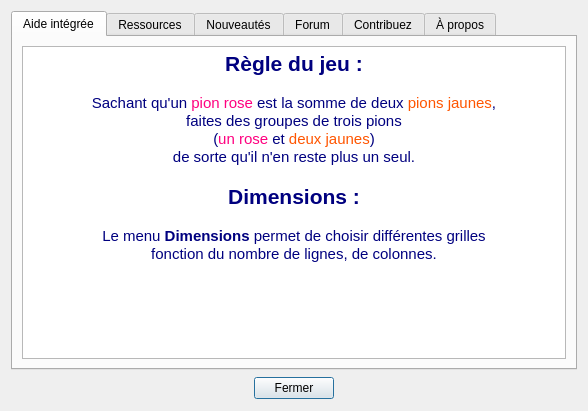
<?xml version="1.0" encoding="UTF-8"?>
<ui version="4.0">
 <class>AbulEduAproposV0</class>
 <widget class="QDialog" name="AbulEduAproposV0">
  <property name="geometry">
   <rect>
    <x>0</x>
    <y>0</y>
    <width>588</width>
    <height>411</height>
   </rect>
  </property>
  <property name="windowTitle">
   <string>A Propos du logiciel</string>
  </property>
  <layout class="QVBoxLayout" name="verticalLayout">
   <item>
    <widget class="QTabWidget" name="tabWidget">
     <property name="mouseTracking">
      <bool>false</bool>
     </property>
     <property name="currentIndex">
      <number>0</number>
     </property>
     <widget class="QWidget" name="tabAide">
      <attribute name="title">
       <string>Aide intégrée</string>
      </attribute>
      <layout class="QGridLayout" name="gridLayout_5">
       <item row="0" column="0">
        <layout class="QGridLayout" name="gridAide">
         <item row="0" column="0">
          <widget class="QTextBrowser" name="textAide">
           <property name="sizeIncrement">
            <size>
             <width>0</width>
             <height>5</height>
            </size>
           </property>
           <property name="html">
            <string>&lt;!DOCTYPE HTML PUBLIC &quot;-//W3C//DTD HTML 4.0//EN&quot; &quot;http://www.w3.org/TR/REC-html40/strict.dtd&quot;&gt;
&lt;html&gt;&lt;head&gt;&lt;meta name=&quot;qrichtext&quot; content=&quot;1&quot; /&gt;&lt;title&gt;Aide Calculette&lt;/title&gt;&lt;style type=&quot;text/css&quot;&gt;
p, li { white-space: pre-wrap; }
&lt;/style&gt;&lt;/head&gt;&lt;body style=&quot; font-family:'Ubuntu'; font-size:11pt; font-weight:400; font-style:normal;&quot;&gt;
&lt;table border=&quot;0&quot; style=&quot;-qt-table-type: root; margin-top:4px; margin-bottom:4px; margin-left:4px; margin-right:4px;&quot;&gt;
&lt;tr&gt;
&lt;td style=&quot;border: none;&quot;&gt;
&lt;p align=&quot;center&quot; style=&quot; margin-top:0px; margin-bottom:0px; margin-left:0px; margin-right:0px; -qt-block-indent:0; text-indent:0px;&quot;&gt;&lt;span style=&quot; font-size:16pt; font-weight:600; color:#00007f;&quot;&gt;Règle du jeu :&lt;/span&gt;&lt;/p&gt;
&lt;p align=&quot;center&quot; style=&quot;-qt-paragraph-type:empty; margin-top:0px; margin-bottom:0px; margin-left:0px; margin-right:0px; -qt-block-indent:0; text-indent:0px; color:#00007f;&quot;&gt;&lt;/p&gt;
&lt;p align=&quot;center&quot; style=&quot; margin-top:0px; margin-bottom:0px; margin-left:0px; margin-right:0px; -qt-block-indent:0; text-indent:0px;&quot;&gt;&lt;span style=&quot; color:#00007f;&quot;&gt;Sachant qu'un &lt;/span&gt;&lt;span style=&quot; color:#ff007f;&quot;&gt;pion rose&lt;/span&gt;&lt;span style=&quot; color:#00007f;&quot;&gt; est la somme de deux &lt;/span&gt;&lt;span style=&quot; color:#ff5500;&quot;&gt;pions jaunes&lt;/span&gt;&lt;span style=&quot; color:#00007f;&quot;&gt;,&lt;/span&gt;&lt;/p&gt;
&lt;p align=&quot;center&quot; style=&quot; margin-top:0px; margin-bottom:0px; margin-left:0px; margin-right:0px; -qt-block-indent:0; text-indent:0px;&quot;&gt;&lt;span style=&quot; color:#00007f;&quot;&gt;faites des groupes de trois pions&lt;/span&gt;&lt;/p&gt;
&lt;p align=&quot;center&quot; style=&quot; margin-top:0px; margin-bottom:0px; margin-left:0px; margin-right:0px; -qt-block-indent:0; text-indent:0px;&quot;&gt;&lt;span style=&quot; color:#00007f;&quot;&gt;(&lt;/span&gt;&lt;span style=&quot; color:#ff007f;&quot;&gt;un rose&lt;/span&gt;&lt;span style=&quot; color:#00007f;&quot;&gt; et &lt;/span&gt;&lt;span style=&quot; color:#ff5500;&quot;&gt;deux jaunes&lt;/span&gt;&lt;span style=&quot; color:#00007f;&quot;&gt;)&lt;/span&gt;&lt;/p&gt;
&lt;p align=&quot;center&quot; style=&quot; margin-top:0px; margin-bottom:0px; margin-left:0px; margin-right:0px; -qt-block-indent:0; text-indent:0px;&quot;&gt;&lt;span style=&quot; color:#00007f;&quot;&gt;de sorte qu'il n'en reste plus un seul.&lt;/span&gt;&lt;/p&gt;
&lt;p align=&quot;center&quot; style=&quot;-qt-paragraph-type:empty; margin-top:0px; margin-bottom:0px; margin-left:0px; margin-right:0px; -qt-block-indent:0; text-indent:0px; color:#00007f;&quot;&gt;&lt;/p&gt;
&lt;p align=&quot;center&quot; style=&quot; margin-top:0px; margin-bottom:0px; margin-left:0px; margin-right:0px; -qt-block-indent:0; text-indent:0px;&quot;&gt;&lt;span style=&quot; font-size:16pt; font-weight:600; color:#00007f;&quot;&gt;Dimensions :&lt;/span&gt;&lt;/p&gt;
&lt;p align=&quot;center&quot; style=&quot;-qt-paragraph-type:empty; margin-top:0px; margin-bottom:0px; margin-left:0px; margin-right:0px; -qt-block-indent:0; text-indent:0px; color:#00007f;&quot;&gt;&lt;/p&gt;
&lt;p align=&quot;center&quot; style=&quot; margin-top:0px; margin-bottom:0px; margin-left:0px; margin-right:0px; -qt-block-indent:0; text-indent:0px;&quot;&gt;&lt;span style=&quot; color:#00007f;&quot;&gt;Le menu &lt;/span&gt;&lt;span style=&quot; font-weight:600; color:#00007f;&quot;&gt;Dimensions&lt;/span&gt;&lt;span style=&quot; color:#00007f;&quot;&gt; permet de choisir différentes grilles&lt;/span&gt;&lt;/p&gt;
&lt;p align=&quot;center&quot; style=&quot; margin-top:0px; margin-bottom:0px; margin-left:0px; margin-right:0px; -qt-block-indent:0; text-indent:0px;&quot;&gt;&lt;span style=&quot; color:#00007f;&quot;&gt;fonction du nombre de lignes, de colonnes.&lt;/span&gt;&lt;/p&gt;&lt;/td&gt;&lt;/tr&gt;&lt;/table&gt;&lt;/body&gt;&lt;/html&gt;</string>
           </property>
           <property name="searchPaths">
            <stringlist/>
           </property>
           <property name="openExternalLinks">
            <bool>true</bool>
           </property>
          </widget>
         </item>
        </layout>
       </item>
      </layout>
     </widget>
     <widget class="QWidget" name="tabRessources">
      <attribute name="title">
       <string>Ressources</string>
      </attribute>
      <layout class="QGridLayout" name="gridLayout_3">
       <item row="0" column="0">
        <layout class="QGridLayout" name="gridLayout_2">
         <item row="0" column="0">
          <widget class="QTextBrowser" name="textAide_2">
           <property name="sizeIncrement">
            <size>
             <width>0</width>
             <height>5</height>
            </size>
           </property>
           <property name="html">
            <string>&lt;!DOCTYPE HTML PUBLIC &quot;-//W3C//DTD HTML 4.0//EN&quot; &quot;http://www.w3.org/TR/REC-html40/strict.dtd&quot;&gt;
&lt;html&gt;&lt;head&gt;&lt;meta name=&quot;qrichtext&quot; content=&quot;1&quot; /&gt;&lt;title&gt;Aide Calculette&lt;/title&gt;&lt;style type=&quot;text/css&quot;&gt;
p, li { white-space: pre-wrap; }
&lt;/style&gt;&lt;/head&gt;&lt;body style=&quot; font-family:'Ubuntu'; font-size:11pt; font-weight:400; font-style:normal;&quot;&gt;
&lt;table border=&quot;0&quot; style=&quot;-qt-table-type: root; margin-top:4px; margin-bottom:4px; margin-left:4px; margin-right:4px;&quot;&gt;
&lt;tr&gt;
&lt;td style=&quot;border: none;&quot;&gt;
&lt;p style=&quot; margin-top:0px; margin-bottom:0px; margin-left:0px; margin-right:0px; -qt-block-indent:0; text-indent:0px;&quot;&gt;&lt;span style=&quot; font-family:'DejaVu Sans';&quot;&gt;Le flux RSS en provenance de libre pedagosite sera automatiquement téléchargé lors du lancement de l'application, ne touchez à rien de cette fenêtre.&lt;/span&gt;&lt;/p&gt;
&lt;p style=&quot;-qt-paragraph-type:empty; margin-top:0px; margin-bottom:0px; margin-left:0px; margin-right:0px; -qt-block-indent:0; text-indent:0px; font-family:'DejaVu Sans';&quot;&gt;&lt;/p&gt;
&lt;p style=&quot; margin-top:0px; margin-bottom:0px; margin-left:0px; margin-right:0px; -qt-block-indent:0; text-indent:0px;&quot;&gt;&lt;span style=&quot; font-family:'DejaVu Sans';&quot;&gt;Exemple: http://libre.pedagosite.net/search/leterrier-tierce&lt;/span&gt;&lt;/p&gt;&lt;/td&gt;&lt;/tr&gt;&lt;/table&gt;&lt;/body&gt;&lt;/html&gt;</string>
           </property>
           <property name="searchPaths">
            <stringlist/>
           </property>
           <property name="openExternalLinks">
            <bool>true</bool>
           </property>
          </widget>
         </item>
        </layout>
       </item>
      </layout>
     </widget>
     <widget class="QWidget" name="tabNews">
      <property name="enabled">
       <bool>true</bool>
      </property>
      <attribute name="title">
       <string>Nouveautés</string>
      </attribute>
      <layout class="QGridLayout" name="gridLayout_4">
       <item row="0" column="0">
        <layout class="QGridLayout" name="gridNews">
         <item row="0" column="0">
          <widget class="QTextBrowser" name="textNews">
           <property name="styleSheet">
            <string notr="true">h1{color: rgb(255, 0, 0);}</string>
           </property>
           <property name="html">
            <string>&lt;!DOCTYPE HTML PUBLIC &quot;-//W3C//DTD HTML 4.0//EN&quot; &quot;http://www.w3.org/TR/REC-html40/strict.dtd&quot;&gt;
&lt;html&gt;&lt;head&gt;&lt;meta name=&quot;qrichtext&quot; content=&quot;1&quot; /&gt;&lt;style type=&quot;text/css&quot;&gt;
p, li { white-space: pre-wrap; }
&lt;/style&gt;&lt;/head&gt;&lt;body style=&quot; font-family:'Ubuntu'; font-size:11pt; font-weight:400; font-style:normal;&quot;&gt;
&lt;table border=&quot;0&quot; style=&quot;-qt-table-type: root; margin-top:4px; margin-bottom:4px; margin-left:4px; margin-right:4px;&quot;&gt;
&lt;tr&gt;
&lt;td style=&quot;border: none;&quot;&gt;
&lt;p style=&quot; margin-top:0px; margin-bottom:0px; margin-left:0px; margin-right:0px; -qt-block-indent:0; text-indent:0px;&quot;&gt;&lt;span style=&quot; font-family:'DejaVu Sans';&quot;&gt;Le flux RSS en provenance du redmine sera automatiquement téléchargé lors du lancement de l'application, ne touchez à rien de cette fenêtre.&lt;/span&gt;&lt;/p&gt;
&lt;p style=&quot;-qt-paragraph-type:empty; margin-top:0px; margin-bottom:0px; margin-left:0px; margin-right:0px; -qt-block-indent:0; text-indent:0px; font-family:'DejaVu Sans';&quot;&gt;&lt;/p&gt;
&lt;p style=&quot; margin-top:0px; margin-bottom:0px; margin-left:0px; margin-right:0px; -qt-block-indent:0; text-indent:0px;&quot;&gt;&lt;span style=&quot; font-family:'DejaVu Sans';&quot;&gt;Exemple: http://redmine.ryxeo.com/projects/leterrier-tierce/news&lt;/span&gt;&lt;/p&gt;&lt;/td&gt;&lt;/tr&gt;&lt;/table&gt;&lt;/body&gt;&lt;/html&gt;</string>
           </property>
           <property name="openExternalLinks">
            <bool>true</bool>
           </property>
          </widget>
         </item>
        </layout>
       </item>
      </layout>
     </widget>
     <widget class="QWidget" name="tabForum">
      <attribute name="title">
       <string>Forum</string>
      </attribute>
      <layout class="QGridLayout" name="gridLayout_6">
       <item row="0" column="0">
        <layout class="QGridLayout" name="gridForum">
         <item row="0" column="0" colspan="2">
          <widget class="QTextBrowser" name="textForum">
           <property name="html">
            <string>&lt;!DOCTYPE HTML PUBLIC &quot;-//W3C//DTD HTML 4.0//EN&quot; &quot;http://www.w3.org/TR/REC-html40/strict.dtd&quot;&gt;
&lt;html&gt;&lt;head&gt;&lt;meta name=&quot;qrichtext&quot; content=&quot;1&quot; /&gt;&lt;style type=&quot;text/css&quot;&gt;
p, li { white-space: pre-wrap; }
&lt;/style&gt;&lt;/head&gt;&lt;body style=&quot; font-family:'Ubuntu'; font-size:11pt; font-weight:400; font-style:normal;&quot;&gt;
&lt;table border=&quot;0&quot; style=&quot;-qt-table-type: root; margin-top:4px; margin-bottom:4px; margin-left:4px; margin-right:4px;&quot;&gt;
&lt;tr&gt;
&lt;td style=&quot;border: none;&quot;&gt;
&lt;p style=&quot; margin-top:0px; margin-bottom:0px; margin-left:0px; margin-right:0px; -qt-block-indent:0; text-indent:0px;&quot;&gt;&lt;span style=&quot; font-family:'DejaVu Sans';&quot;&gt;Le flux RSS en provenance du forum abuledu sera automatiquement téléchargé lors du lancement de l'application, ne touchez à rien de cette fenêtre.&lt;/span&gt;&lt;/p&gt;
&lt;p style=&quot;-qt-paragraph-type:empty; margin-top:0px; margin-bottom:0px; margin-left:0px; margin-right:0px; -qt-block-indent:0; text-indent:0px; font-family:'DejaVu Sans';&quot;&gt;&lt;/p&gt;
&lt;p style=&quot; margin-top:0px; margin-bottom:0px; margin-left:0px; margin-right:0px; -qt-block-indent:0; text-indent:0px;&quot;&gt;&lt;span style=&quot; font-family:'DejaVu Sans';&quot;&gt;Exemple: http://forum.abuledu.org/rss/topic/leterrier-tierce/lang/fr&lt;/span&gt;&lt;/p&gt;&lt;/td&gt;&lt;/tr&gt;&lt;/table&gt;&lt;/body&gt;&lt;/html&gt;</string>
           </property>
           <property name="openExternalLinks">
            <bool>true</bool>
           </property>
          </widget>
         </item>
         <item row="1" column="1">
          <widget class="QLabel" name="lblPosezVotreQuestion">
           <property name="text">
            <string>Posez votre question sur le forum des utilisateurs ...</string>
           </property>
           <property name="textFormat">
            <enum>Qt::RichText</enum>
           </property>
           <property name="textInteractionFlags">
            <set>Qt::TextBrowserInteraction</set>
           </property>
          </widget>
         </item>
        </layout>
       </item>
      </layout>
     </widget>
     <widget class="QWidget" name="tabTranslate">
      <attribute name="title">
       <string>Contribuez</string>
      </attribute>
      <layout class="QGridLayout" name="gridLayout_7">
       <item row="0" column="0">
        <layout class="QGridLayout" name="GridTranslate">
         <item row="0" column="0">
          <widget class="QTextBrowser" name="textTranslate">
           <property name="html">
            <string>&lt;!DOCTYPE HTML PUBLIC &quot;-//W3C//DTD HTML 4.0//EN&quot; &quot;http://www.w3.org/TR/REC-html40/strict.dtd&quot;&gt;
&lt;html&gt;&lt;head&gt;&lt;meta name=&quot;qrichtext&quot; content=&quot;1&quot; /&gt;&lt;style type=&quot;text/css&quot;&gt;
p, li { white-space: pre-wrap; }
&lt;/style&gt;&lt;/head&gt;&lt;body style=&quot; font-family:'Ubuntu'; font-size:11pt; font-weight:400; font-style:normal;&quot;&gt;
&lt;table border=&quot;0&quot; style=&quot;-qt-table-type: root; margin-top:4px; margin-bottom:4px; margin-left:4px; margin-right:4px;&quot;&gt;
&lt;tr&gt;
&lt;td style=&quot;border: none;&quot;&gt;
&lt;p style=&quot; margin-top:0px; margin-bottom:0px; margin-left:0px; margin-right:0px; -qt-block-indent:0; text-indent:0px;&quot;&gt;&lt;span style=&quot; font-family:'Sans'; font-size:10pt;&quot;&gt;Vous appréciez les logiciels d'AbulÉdu et vous souhaitez nous aider à en développer d'autres et améliorer ceux qui existent déjà ?&lt;/span&gt;&lt;/p&gt;
&lt;p style=&quot;-qt-paragraph-type:empty; margin-top:0px; margin-bottom:0px; margin-left:0px; margin-right:0px; -qt-block-indent:0; text-indent:0px; font-family:'Sans'; font-size:10pt;&quot;&gt;&lt;/p&gt;
&lt;p style=&quot; margin-top:0px; margin-bottom:0px; margin-left:0px; margin-right:0px; -qt-block-indent:0; text-indent:0px;&quot;&gt;&lt;span style=&quot; font-family:'Sans'; font-size:10pt;&quot;&gt;1. Achetez du service auprès de la société RyXéo qui porte le projet AbulÉdu et embauche des développeurs de logiciels libres. &lt;/span&gt;&lt;a href=&quot;https://ryxeo.com/boutique/&quot;&gt;&lt;span style=&quot; font-family:'Sans'; font-size:10pt; text-decoration: underline; color:#0000ff;&quot;&gt;https://ryxeo.com/boutique/&lt;/span&gt;&lt;/a&gt;&lt;/p&gt;
&lt;p style=&quot;-qt-paragraph-type:empty; margin-top:0px; margin-bottom:0px; margin-left:0px; margin-right:0px; -qt-block-indent:0; text-indent:0px; font-family:'Sans'; font-size:10pt;&quot;&gt;&lt;/p&gt;
&lt;p style=&quot; margin-top:0px; margin-bottom:0px; margin-left:0px; margin-right:0px; -qt-block-indent:0; text-indent:0px;&quot;&gt;&lt;span style=&quot; font-family:'Sans'; font-size:10pt;&quot;&gt;2. Faites un don à l'association abuledu-fr.org pour lui permettre de prendre en charge les frais de déplacements des bénévoles et assurer sa mission. &lt;/span&gt;&lt;a href=&quot;http://abuledu-fr.org/Faire-un-don-a-l-association.html&quot;&gt;&lt;span style=&quot; font-family:'Sans'; font-size:10pt; text-decoration: underline; color:#0000ff;&quot;&gt;http://abuledu-fr.org/Faire-un-don-a-l-association.html&lt;/span&gt;&lt;/a&gt;&lt;/p&gt;
&lt;p style=&quot;-qt-paragraph-type:empty; margin-top:0px; margin-bottom:0px; margin-left:0px; margin-right:0px; -qt-block-indent:0; text-indent:0px; font-family:'Sans'; font-size:10pt;&quot;&gt;&lt;/p&gt;
&lt;p style=&quot; margin-top:0px; margin-bottom:0px; margin-left:0px; margin-right:0px; -qt-block-indent:0; text-indent:0px;&quot;&gt;&lt;span style=&quot; font-family:'Sans'; font-size:10pt;&quot;&gt;3. Participez au forum d'entraide en donnant un coup de pouce à ceux qui ne savent pas encore se servir aussi bien que vous des différents logiciels&lt;/span&gt;&lt;/p&gt;
&lt;p style=&quot;-qt-paragraph-type:empty; margin-top:0px; margin-bottom:0px; margin-left:0px; margin-right:0px; -qt-block-indent:0; text-indent:0px; font-family:'Sans'; font-size:10pt;&quot;&gt;&lt;/p&gt;
&lt;p style=&quot; margin-top:0px; margin-bottom:0px; margin-left:0px; margin-right:0px; -qt-block-indent:0; text-indent:0px;&quot;&gt;&lt;span style=&quot; font-family:'Sans'; font-size:10pt;&quot;&gt;4. Traduisez ce logiciel dans d'autres langues, pour celà proposez votre aide sur la liste dev@abuledu.org. Allez sur le site suivant pour vous y abonner: &lt;/span&gt;&lt;a href=&quot;http://listes.abuledu.org/wws/info/dev&quot;&gt;&lt;span style=&quot; font-family:'Sans'; font-size:10pt; text-decoration: underline; color:#0000ff;&quot;&gt;http://listes.abuledu.org/wws/info/dev&lt;/span&gt;&lt;/a&gt;&lt;/p&gt;
&lt;p style=&quot;-qt-paragraph-type:empty; margin-top:0px; margin-bottom:0px; margin-left:0px; margin-right:0px; -qt-block-indent:0; text-indent:0px; font-family:'Sans'; font-size:10pt;&quot;&gt;&lt;/p&gt;
&lt;p style=&quot; margin-top:0px; margin-bottom:0px; margin-left:0px; margin-right:0px; -qt-block-indent:0; text-indent:0px;&quot;&gt;&lt;span style=&quot; font-family:'Sans'; font-size:10pt;&quot;&gt;5. Faites nous connaître auprès de vos amis, contacts et tout autour de vous, plus nous sommes nombreux et plus nos projets avanceront vite et bien.&lt;/span&gt;&lt;/p&gt;&lt;/td&gt;&lt;/tr&gt;&lt;/table&gt;&lt;/body&gt;&lt;/html&gt;</string>
           </property>
          </widget>
         </item>
        </layout>
       </item>
      </layout>
     </widget>
     <widget class="QWidget" name="tabAbout">
      <attribute name="title">
       <string>À propos</string>
      </attribute>
      <layout class="QGridLayout" name="gridLayout_8">
       <item row="0" column="0">
        <layout class="QGridLayout" name="gridAbout">
         <item row="0" column="1" rowspan="2">
          <widget class="QTextBrowser" name="textAbout">
           <property name="palette">
            <palette>
             <active>
              <colorrole role="Base">
               <brush brushstyle="SolidPattern">
                <color alpha="255">
                 <red>239</red>
                 <green>235</green>
                 <blue>231</blue>
                </color>
               </brush>
              </colorrole>
             </active>
             <inactive>
              <colorrole role="Base">
               <brush brushstyle="SolidPattern">
                <color alpha="255">
                 <red>239</red>
                 <green>235</green>
                 <blue>231</blue>
                </color>
               </brush>
              </colorrole>
             </inactive>
             <disabled>
              <colorrole role="Base">
               <brush brushstyle="SolidPattern">
                <color alpha="255">
                 <red>255</red>
                 <green>255</green>
                 <blue>255</blue>
                </color>
               </brush>
              </colorrole>
             </disabled>
            </palette>
           </property>
           <property name="frameShape">
            <enum>QFrame::NoFrame</enum>
           </property>
           <property name="frameShadow">
            <enum>QFrame::Plain</enum>
           </property>
           <property name="lineWidth">
            <number>0</number>
           </property>
           <property name="midLineWidth">
            <number>0</number>
           </property>
           <property name="html">
            <string>&lt;!DOCTYPE HTML PUBLIC &quot;-//W3C//DTD HTML 4.0//EN&quot; &quot;http://www.w3.org/TR/REC-html40/strict.dtd&quot;&gt;
&lt;html&gt;&lt;head&gt;&lt;meta name=&quot;qrichtext&quot; content=&quot;1&quot; /&gt;&lt;style type=&quot;text/css&quot;&gt;
p, li { white-space: pre-wrap; }
&lt;/style&gt;&lt;/head&gt;&lt;body style=&quot; font-family:'Ubuntu'; font-size:11pt; font-weight:400; font-style:normal;&quot;&gt;
&lt;table border=&quot;0&quot; style=&quot;-qt-table-type: root; margin-top:4px; margin-bottom:4px; margin-left:4px; margin-right:4px;&quot;&gt;
&lt;tr&gt;
&lt;td style=&quot;border: none;&quot;&gt;
&lt;p style=&quot;-qt-paragraph-type:empty; margin-top:0px; margin-bottom:0px; margin-left:0px; margin-right:0px; -qt-block-indent:0; text-indent:0px;&quot;&gt;&lt;/p&gt;
&lt;p style=&quot;-qt-paragraph-type:empty; margin-top:0px; margin-bottom:0px; margin-left:0px; margin-right:0px; -qt-block-indent:0; text-indent:0px;&quot;&gt;&lt;/p&gt;
&lt;p style=&quot;-qt-paragraph-type:empty; margin-top:0px; margin-bottom:0px; margin-left:0px; margin-right:0px; -qt-block-indent:0; text-indent:0px;&quot;&gt;&lt;/p&gt;
&lt;p align=&quot;center&quot; style=&quot;-qt-paragraph-type:empty; margin-top:0px; margin-bottom:0px; margin-left:0px; margin-right:0px; -qt-block-indent:0; text-indent:0px; font-family:'Sans'; font-size:10pt;&quot;&gt;&lt;/p&gt;
&lt;p align=&quot;center&quot; style=&quot; margin-top:0px; margin-bottom:0px; margin-left:0px; margin-right:0px; -qt-block-indent:0; text-indent:0px;&quot;&gt;&lt;span style=&quot; font-family:'DejaVu Sans'; font-size:14pt; font-weight:600; color:#00007f;&quot;&gt;Crédits :&lt;/span&gt;&lt;/p&gt;
&lt;p align=&quot;center&quot; style=&quot;-qt-paragraph-type:empty; margin-top:0px; margin-bottom:0px; margin-left:0px; margin-right:0px; -qt-block-indent:0; text-indent:0px; font-family:'DejaVu Sans'; font-size:14pt; font-weight:600; color:#00007f;&quot;&gt;&lt;/p&gt;
&lt;p align=&quot;center&quot; style=&quot; margin-top:0px; margin-bottom:0px; margin-left:0px; margin-right:0px; -qt-block-indent:0; text-indent:0px;&quot;&gt;&lt;span style=&quot; font-family:'DejaVu Sans'; font-size:14pt; font-weight:600; color:#00007f;&quot;&gt;O. pour m'avoir donné l'idée&lt;/span&gt;&lt;/p&gt;
&lt;p align=&quot;center&quot; style=&quot; margin-top:0px; margin-bottom:0px; margin-left:0px; margin-right:0px; -qt-block-indent:0; text-indent:0px;&quot;&gt;&lt;span style=&quot; font-family:'DejaVu Sans'; font-size:14pt; font-weight:600; color:#00007f;&quot;&gt;de feuilleter la revue &lt;/span&gt;&lt;span style=&quot; font-family:'DejaVu Sans'; font-size:14pt; font-weight:600; font-style:italic; color:#00007f;&quot;&gt;Sport Cérébral&lt;/span&gt;&lt;span style=&quot; font-family:'DejaVu Sans'; font-size:14pt; font-weight:600; color:#00007f;&quot;&gt;.&lt;/span&gt;&lt;/p&gt;
&lt;p align=&quot;center&quot; style=&quot;-qt-paragraph-type:empty; margin-top:0px; margin-bottom:0px; margin-left:0px; margin-right:0px; -qt-block-indent:0; text-indent:0px; font-family:'DejaVu Sans'; font-size:14pt; font-weight:600; color:#00007f;&quot;&gt;&lt;/p&gt;
&lt;p align=&quot;center&quot; style=&quot; margin-top:0px; margin-bottom:0px; margin-left:0px; margin-right:0px; -qt-block-indent:0; text-indent:0px;&quot;&gt;&lt;span style=&quot; font-family:'DejaVu Sans'; font-size:14pt; font-weight:600; color:#00007f;&quot;&gt;Et toute l'équipe d'AbulÉdu et de Ryxéo&lt;/span&gt;&lt;/p&gt;
&lt;p align=&quot;center&quot; style=&quot; margin-top:0px; margin-bottom:0px; margin-left:0px; margin-right:0px; -qt-block-indent:0; text-indent:0px;&quot;&gt;&lt;span style=&quot; font-family:'DejaVu Sans'; font-size:14pt; font-weight:600; color:#00007f;&quot;&gt;pour leur aide, leur soutien moral.&lt;/span&gt;&lt;/p&gt;&lt;/td&gt;&lt;/tr&gt;&lt;/table&gt;&lt;/body&gt;&lt;/html&gt;</string>
           </property>
           <property name="openExternalLinks">
            <bool>true</bool>
           </property>
          </widget>
         </item>
         <item row="0" column="0">
          <widget class="QLabel" name="label">
           <property name="text">
            <string/>
           </property>
           <property name="pixmap">
            <pixmap>data/images/will-win.png</pixmap>
           </property>
          </widget>
         </item>
        </layout>
       </item>
      </layout>
     </widget>
    </widget>
   </item>
   <item>
    <layout class="QHBoxLayout" name="horizontalLayout">
     <item>
      <spacer name="spacerRight">
       <property name="orientation">
        <enum>Qt::Horizontal</enum>
       </property>
       <property name="sizeHint" stdset="0">
        <size>
         <width>40</width>
         <height>20</height>
        </size>
       </property>
      </spacer>
     </item>
     <item>
      <widget class="QPushButton" name="pushButtonFermer">
       <property name="autoFillBackground">
        <bool>false</bool>
       </property>
       <property name="text">
        <string>Fermer</string>
       </property>
      </widget>
     </item>
     <item>
      <spacer name="spacerLeft">
       <property name="orientation">
        <enum>Qt::Horizontal</enum>
       </property>
       <property name="sizeHint" stdset="0">
        <size>
         <width>28</width>
         <height>24</height>
        </size>
       </property>
      </spacer>
     </item>
    </layout>
   </item>
  </layout>
 </widget>
 <resources/>
 <connections>
  <connection>
   <sender>pushButtonFermer</sender>
   <signal>clicked()</signal>
   <receiver>AbulEduAproposV0</receiver>
   <slot>close()</slot>
   <hints>
    <hint type="sourcelabel">
     <x>294</x>
     <y>387</y>
    </hint>
    <hint type="destinationlabel">
     <x>293</x>
     <y>205</y>
    </hint>
   </hints>
  </connection>
 </connections>
</ui>
